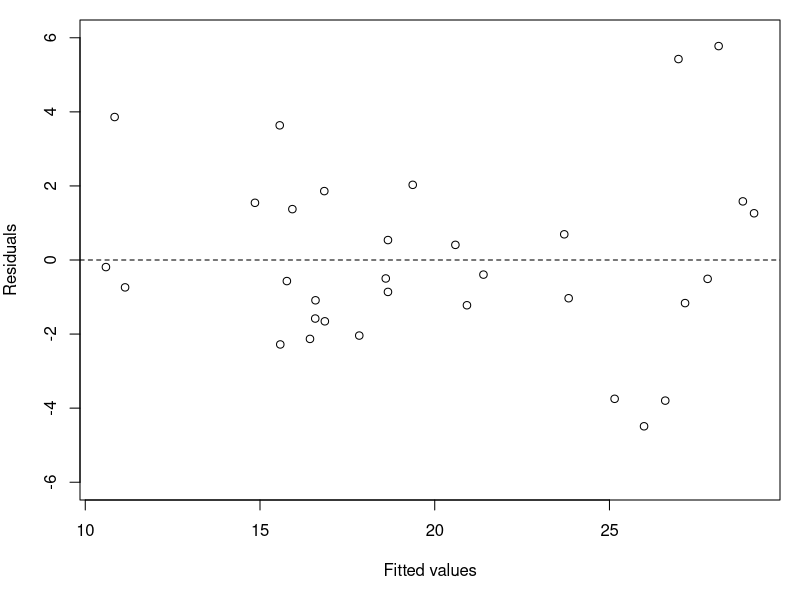
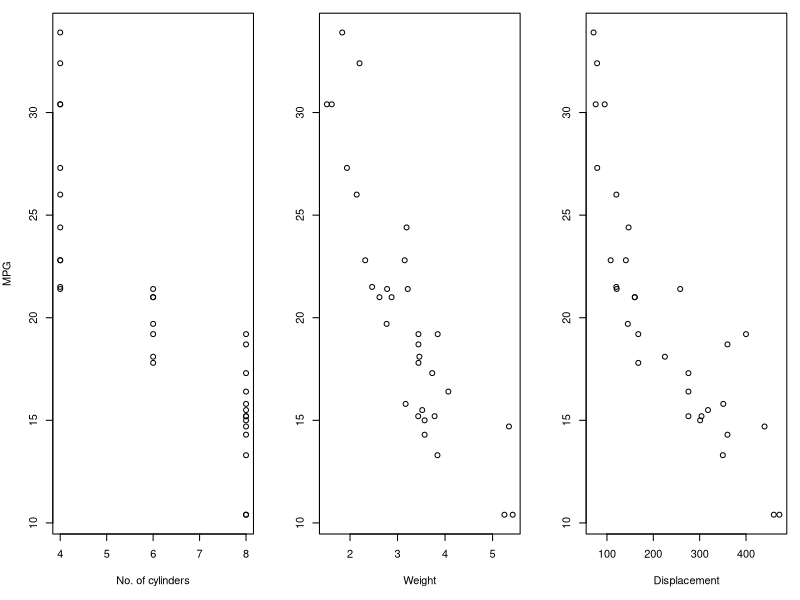
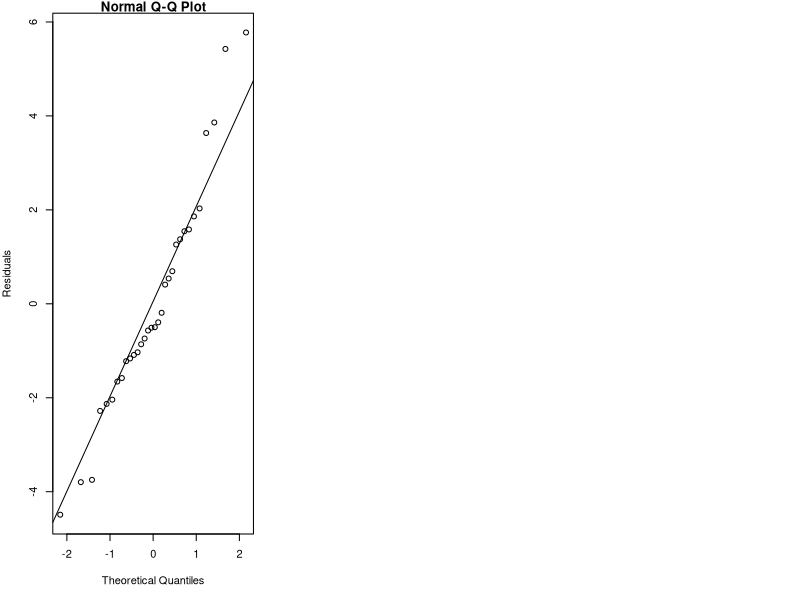

R code for these plots, in order:
## ---- chunk 1

library(datasets);
z <- subset(mtcars, select = c(-hp, -qsec));

## ---- chunk 2

summary(lm(mpg ~ as.factor(cyl) + wt + as.factor(am), data = z))$call
summary(lm(mpg ~ as.factor(cyl) + wt + as.factor(am), data = z))$coefficients[,]

## ---- chunk 3

fit <- lm(mpg ~ as.factor(cyl) + wt + as.factor(am), data = z)
fit_resid <- residuals(fit)
fit_fitted <- fitted(fit)

par(mar = c(5, 4, 1, 1))
plot(fit_fitted, fit_resid, xlab = "Fitted values", ylab = "Residuals", ylim = c(-6, 6))
abline(h = 0, lty = 2)

## ---- chunk 4

summary(lm(mpg ~ as.factor(cyl), data = z))$coefficients[,];
summary(lm(mpg ~ disp, data = z))$coefficients[,];
summary(lm(mpg ~ drat, data = z))$coefficients[,];
summary(lm(mpg ~ wt, data = z))$coefficients[,];
summary(lm(mpg ~ as.factor(vs), data = z))$coefficients[,];
summary(lm(mpg ~ as.factor(am), data = z))$coefficients[,];
summary(lm(mpg ~ as.factor(gear), data = z))$coefficients[,];
summary(lm(mpg ~ as.factor(carb), data = z))$coefficients[,];

## ---- chunk 5

round(cor(z),2)

## ---- chunk 6

par(mfrow = c(1, 3), mar = c(5, 4, 1, 1));
plot(z$cyl, z$mpg, xlab = "No. of cylinders", ylab = "MPG", type = "p");
plot(z$wt, z$mpg, xlab = "Weight", ylab = "", type = "p");
plot(z$disp, z$mpg, xlab = "Displacement", ylab = "", type = "p");

## ---- chunk 7

r1 <- round(summary(lm(mpg ~ as.factor(cyl), data = z))$adj.r.squared,4)
r2 <- round(summary(lm(mpg ~ wt, data = z))$adj.r.squared,4)
r3 <- round(summary(lm(mpg ~ disp, data = z))$adj.r.squared,4)
r4 <- round(summary(lm(mpg ~ as.factor(cyl) + wt, data = z))$adj.r.squared,4)
r5 <- round(summary(lm(mpg ~ wt + disp, data = z))$adj.r.squared,4)
r6 <- round(summary(lm(mpg ~ as.factor(cyl) + disp, data = z))$adj.r.squared,4)
r7 <- round(summary(lm(mpg ~ as.factor(cyl) + wt + disp, data = z))$adj.r.squared,4)

## ---- chunk 8

summary(lm(mpg ~ as.factor(cyl) + wt + as.factor(am) + drat, data = z))$call
summary(lm(mpg ~ as.factor(cyl) + wt + as.factor(am) + drat, data = z))$coefficients[,]
summary(lm(mpg ~ as.factor(cyl) + wt + as.factor(am) + as.factor(vs), data = z))$call
summary(lm(mpg ~ as.factor(cyl) + wt + as.factor(am) + as.factor(vs), data = z))$coefficients[,]
summary(lm(mpg ~ as.factor(cyl) + wt + as.factor(am) + as.factor(gear), data = z))$call
summary(lm(mpg ~ as.factor(cyl) + wt + as.factor(am) + as.factor(gear), data = z))$coefficients[,]

## ---- chunk 9

par(mar = c(5, 4, 1, 1))
qqnorm(fit_resid, ylab = "Residuals")
qqline(fit_resid)

